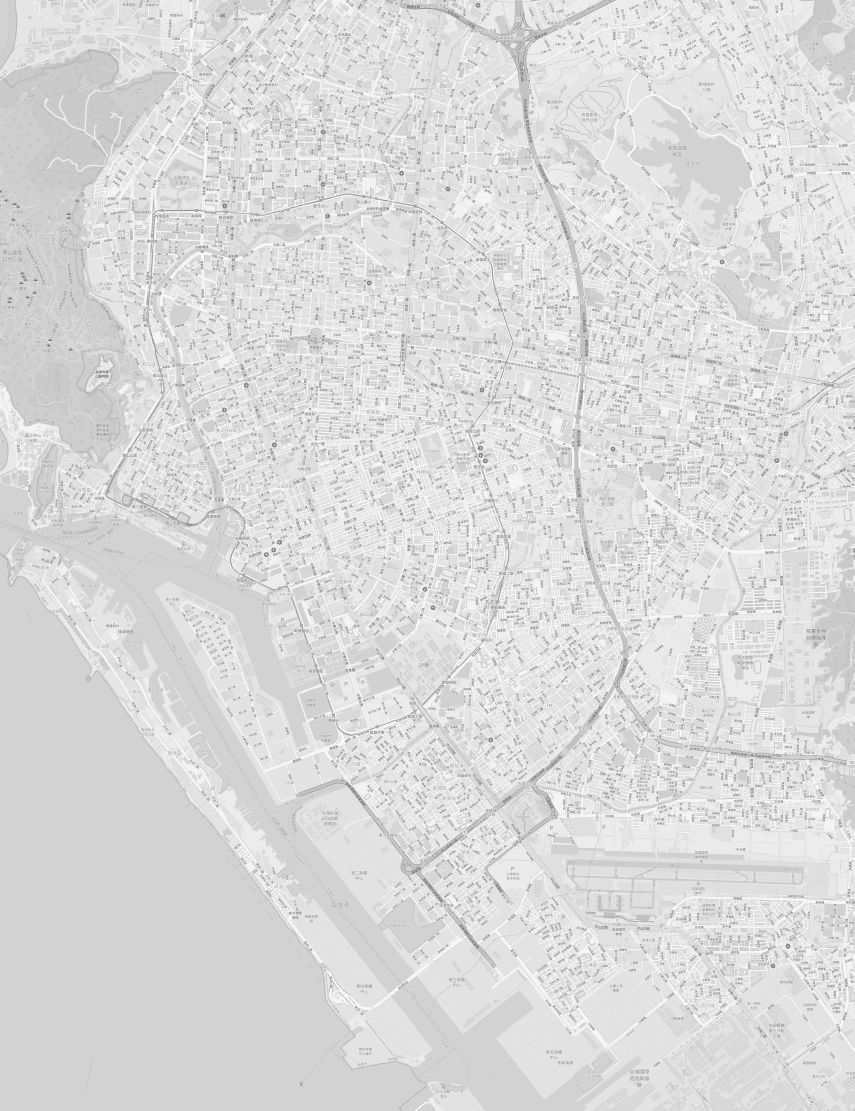
#> input picture pipeline/base.jpg, 2563 x 3332 px (shown at 1/3 size)
$ python basetiles.py
#> lines starting #> are read from the running program, lines starting #| are printed output that depends on the picture
"""把網頁底圖 base.jpg 切成圖磚（z12～z15），輸出到 ../site/t/{z}/{x}/{y}.webp。

python3 basetiles.py [base.jpg]

原本底圖是一張 2563×3332 的大圖，用 L.imageOverlay 放在地圖上。放大到 z17 時這張圖會被
撐到一萬多像素寬，超過許多瀏覽器與手機 GPU 的單張貼圖上限，縮放時底圖跟不上線條、畫面卡頓。
改成標準圖磚後，每次只畫看得到的 256×256 小圖；z16、z17 由 Leaflet 放大 z15 的圖磚
（maxNativeZoom 15），解析度與原本相同。

base.jpg 的左上角是 120.262°E、22.680°N，像素對齊 z15 的全球像素格（誤差小於半像素）。
"""
import glob, math
import numpy as np
import os
import shutil
import sys

from PIL import Image

SRC = sys.argv[1] if len(sys.argv) > 1 else 'base.jpg'  # 網頁用的灰階底圖（由 base.png 轉成）
OUT = '../site/t'
W, N, Z0 = 120.262, 22.680, 15


def gx(lon, z):
    return (lon + 180) / 360 * 2 ** z * 256


def gy(lat, z):
    return (1 - math.asinh(math.tan(math.radians(lat))) / math.pi) / 2 * 2 ** z * 256


base = Image.open(SRC).convert('L')
#> base is the input picture: PIL image 2563x3332 L; min 57, max 255, mean 219.1
alpha = Image.new('L', base.size, 255)  # 底圖範圍以外透明，深色模式下才不會多出一圈色塊
#> alpha: PIL image 2563x3332 L; every value is 255
# 已有的圖磚若與新切的看起來相同（灰階平均差 < 3、透明範圍相同）就保留原檔，不重寫：
# 底圖只改一部分時（例如第 31 輪往東擴圖），其餘圖磚不會因重新壓縮或重新取樣而整批變動。
stale = set(glob.glob(f'{OUT}/*/*/*.webp'))
count = kept = 0


def same(path, new):
    if not os.path.exists(path):
        return False
    o = np.asarray(Image.open(path).convert('RGBA'), np.int16); n = np.asarray(new, np.int16)
    if (np.abs(o[..., 3] - n[..., 3]) > 8).mean() > 0.0005:
        return False
    m = n[..., 3] > 0
    return not m.any() or np.abs(o[..., 0] - n[..., 0])[m].mean() < 3
for z in range(12, Z0 + 1):
    s = 2 ** (z - Z0)
    size = (round(base.width * s), round(base.height * s))
#> size = (320, 416)
    im = base if s == 1 else base.resize(size, Image.LANCZOS)
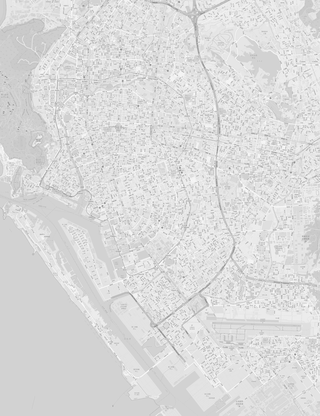
#> im: PIL image 320x416 L; min 137, max 254, mean 219.1
    al = alpha if s == 1 else alpha.resize(size, Image.NEAREST)
#> al: PIL image 320x416 L; every value is 255
    x0, y0 = round(gx(W, z)), round(gy(N, z))
    tx0, ty0 = x0 // 256, y0 // 256
    tx1, ty1 = (x0 + im.width - 1) // 256, (y0 + im.height - 1) // 256
#> tx1 = 3417; ty1 = 1784
    for tx in range(tx0, tx1 + 1):
        for ty in range(ty0, ty1 + 1):
            tile = Image.new('LA', (256, 256), (0, 0))
#> tile: PIL image 256x256 LA; every value is 0
            tile.paste(Image.merge('LA', (im, al)), (x0 - tx * 256, y0 - ty * 256))
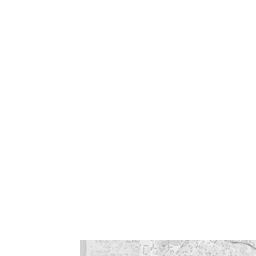
#> tile: PIL image 256x256 LA; mean R, G, B, A 9.5, 9.5, 9.5, 11; transparent parts drawn white
            os.makedirs(f'{OUT}/{z}/{tx}', exist_ok=True)
            path = f'{OUT}/{z}/{tx}/{ty}.webp'; stale.discard(path); count += 1
#> after `path = f'{OUT}/{z}/{tx}/{ty}.webp'`: path = '../site/t/12/3416/1782.webp'
            new = tile.convert('RGBA')
            if same(path, new):
                kept += 1; continue
            new.save(path, quality=80, method=6)
#> pass 2 of the loop `for z in range(12, Z0 + 1):`:
#> `im = base if s == 1 else base.resize(size, Image.LANCZOS)`:
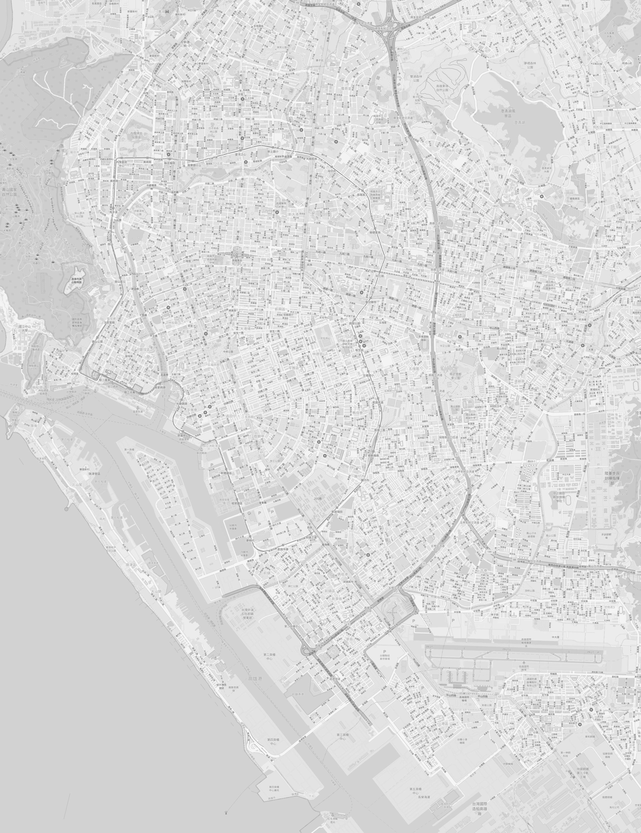
#> im: PIL image 641x833 L; min 113, max 255, mean 219.1
#> al: PIL image 641x833 L; every value is 255
#> `tile.paste(Image.merge('LA', (im, al)), (x0 - tx * 256, y0 - ty * 256))`:
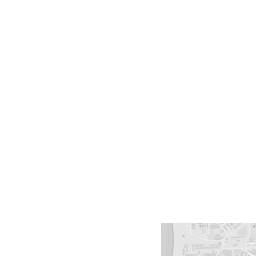
#> tile: PIL image 256x256 LA; mean R, G, B, A 10.6, 10.6, 10.6, 12.2; transparent parts drawn white
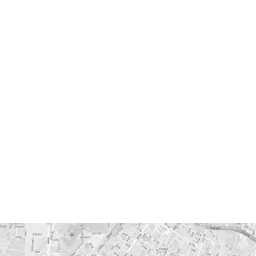
#> input picture site/t/13/6833/3565.webp, 256 x 256 px, found by its file name
for p in stale:
    os.remove(p)
print('tiles', count, 'kept', kept, 'removed', len(stale))
